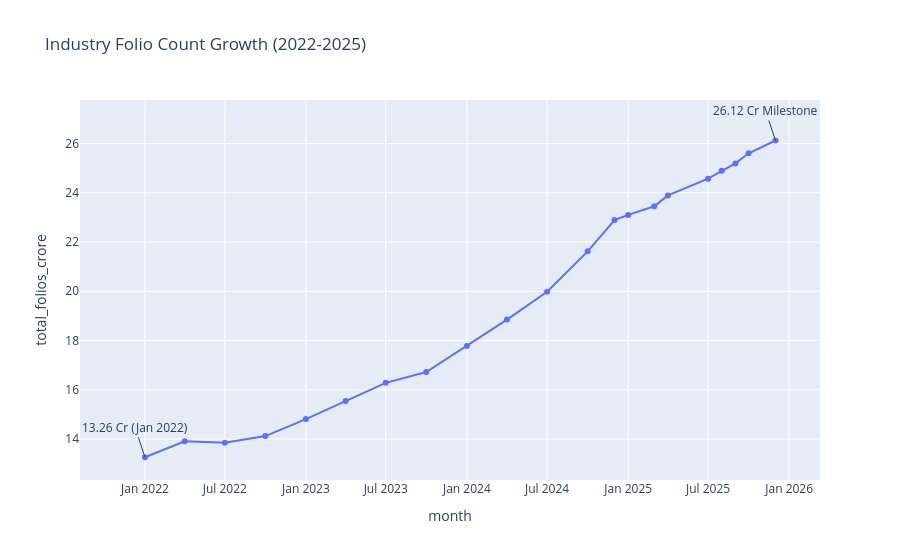

The notebook cell this image was saved under:
### Code cell
# Convert month column to datetime
folio_df["month"] = pd.to_datetime(folio_df["month"])

# Create folio growth chart
fig = px.line(
    folio_df,
    x="month",
    y="total_folios_crore",
    title="Industry Folio Count Growth (2022-2025)",
    markers=True
)

# Mark starting point
fig.add_annotation(
    x=folio_df["month"].iloc[0],
    y=folio_df["total_folios_crore"].iloc[0],
    text="13.26 Cr (Jan 2022)",
    showarrow=True
)

# Mark latest milestone
fig.add_annotation(
    x=folio_df["month"].iloc[-1],
    y=folio_df["total_folios_crore"].iloc[-1],
    text="26.12 Cr Milestone",
    showarrow=True
)

fig.show()

### Figure 1 — Plotly figure (JSON) as saved in the notebook; plotly's stock layout.template omitted (floating-point values rounded to 4 significant figures)
{"data": [{"hovertemplate": "month=%{x}<br>total_folios_crore=%{y}<extra></extra>", "legendgroup": "", "line": {"color": "#636efa", "dash": "solid"}, "marker": {"symbol": "circle"}, "mode": "lines+markers", "name": "", "orientation": "v", "showlegend": false, "type": "scatter", "x": ["2022-01-01T00:00:00.000000000", "2022-04-01T00:00:00.000000000", "2022-07-01T00:00:00.000000000", "2022-10-01T00:00:00.000000000", "2023-01-01T00:00:00.000000000", "2023-04-01T00:00:00.000000000", "2023-07-01T00:00:00.000000000", "2023-10-01T00:00:00.000000000", "2024-01-01T00:00:00.000000000", "2024-04-01T00:00:00.000000000", "2024-07-01T00:00:00.000000000", "2024-10-01T00:00:00.000000000", "2024-12-01T00:00:00.000000000", "2025-01-01T00:00:00.000000000", "2025-03-01T00:00:00.000000000", "2025-04-01T00:00:00.000000000", "2025-07-01T00:00:00.000000000", "2025-08-01T00:00:00.000000000", "2025-09-01T00:00:00.000000000", "2025-10-01T00:00:00.000000000", "2025-12-01T00:00:00.000000000"], "xaxis": "x", "y": [13.26, 13.91, 13.85, 14.12, 14.81, 15.54, 16.28, 16.72, 17.78, 18.85, 19.98, 21.62, 22.89, 23.1, 23.45, 23.89, 24.57, 24.89, 25.19, 25.6, 26.12], "yaxis": "y"}], "layout": {"annotations": [{"showarrow": true, "text": "13.26 Cr (Jan 2022)", "x": "2022-01-01T00:00:00", "y": 13.26}, {"showarrow": true, "text": "26.12 Cr Milestone", "x": "2025-12-01T00:00:00", "y": 26.12}], "legend": {"tracegroupgap": 0}, "title": {"text": "Industry Folio Count Growth (2022-2025)"}, "xaxis": {"anchor": "y", "domain": [0, 1], "title": {"text": "month"}}, "yaxis": {"anchor": "x", "domain": [0, 1], "title": {"text": "total_folios_crore"}}}}
